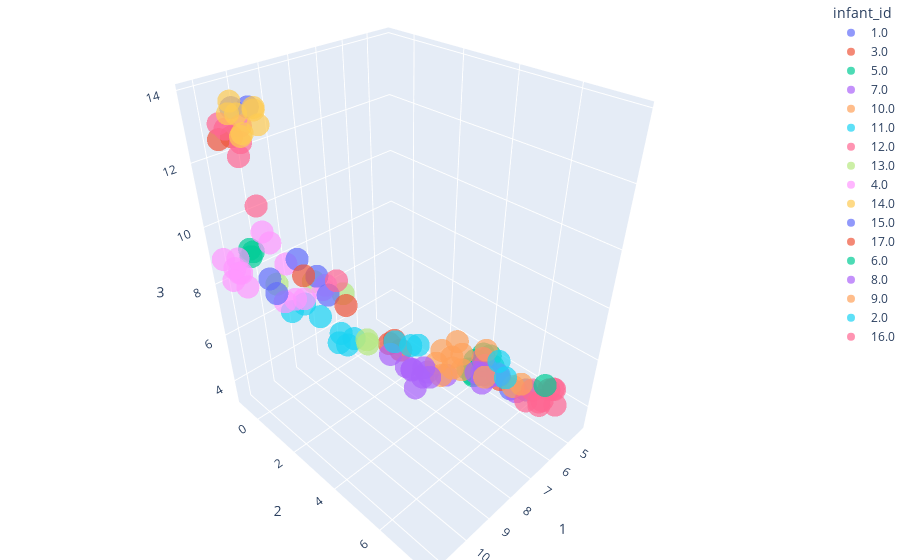

The cell this chart's notebook holds for it:
### Markdown cell above
### Infant clustering

### Code cell
fig = px.scatter_3d(umap_braycurtis_metadata_merged,
                    x=1,
                    y=2,
                    z=3,
                    color='infant_id',
                    opacity=0.7)

fig.update_layout(margin=dict(l=0, r=0, b=0, t=0))
fig.show()

### Figure 1 — Plotly figure (JSON) as saved in the notebook; plotly's stock layout.template omitted (floating-point values rounded to 4 significant figures)
{"data": [{"hovertemplate": "infant_id=1.0<br>1=%{x}<br>2=%{y}<br>3=%{z}<extra></extra>", "legendgroup": "1.0", "marker": {"color": "#636efa", "opacity": 0.7, "symbol": "circle"}, "mode": "markers", "name": "1.0", "scene": "scene", "showlegend": true, "type": "scatter3d", "x": [5.557, 5.637, 10.18, 10.49, 5.251], "y": [4.663, 5.94, -0.04545, -0.3425, 6.281], "z": [4.192, 4.477, 13.52, 13.5, 4.397]}, {"hovertemplate": "infant_id=3.0<br>1=%{x}<br>2=%{y}<br>3=%{z}<extra></extra>", "legendgroup": "3.0", "marker": {"color": "#EF553B", "opacity": 0.7, "symbol": "circle"}, "mode": "markers", "name": "3.0", "scene": "scene", "showlegend": true, "type": "scatter3d", "x": [8.691, 8.669, 7.289, 7.483, 8.67, 11.12, 11.1], "y": [3.532, 3.998, 6.634, 6.245, 3.727, -0.09954, 0.541], "z": [6.785, 6.8, 6.466, 6.539, 7.014, 12.89, 13.16]}, {"hovertemplate": "infant_id=5.0<br>1=%{x}<br>2=%{y}<br>3=%{z}<extra></extra>", "legendgroup": "5.0", "marker": {"color": "#00cc96", "opacity": 0.7, "symbol": "circle"}, "mode": "markers", "name": "5.0", "scene": "scene", "showlegend": true, "type": "scatter3d", "x": [10.66, 10.48, 4.601, 4.968, 4.391, 4.606, 4.308, 4.906, 4.39, 5.042, 5.448, 5.434, 10.58], "y": [-0.218, -0.5609, 3.839, 4.492, 4.288, 3.636, 4.068, 3.583, 3.817, 3.909, 4.253, 4.159, -0.1803], "z": [9.045, 9.064, 3.461, 3.714, 3.58, 3.583, 3.876, 3.325, 3.86, 3.387, 3.804, 4.048, 9.199]}, {"hovertemplate": "infant_id=7.0<br>1=%{x}<br>2=%{y}<br>3=%{z}<extra></extra>", "legendgroup": "7.0", "marker": {"color": "#ab63fa", "opacity": 0.7, "symbol": "circle"}, "mode": "markers", "name": "7.0", "scene": "scene", "showlegend": true, "type": "scatter3d", "x": [6.178, 4.971, 4.693, 7.537, 7.696, 6.808, 7.472, 7.088, 8.393], "y": [6.514, 4.346, 4.729, 3.822, 3.508, 4.19, 3.288, 3.617, 3.256], "z": [5.123, 4.031, 3.706, 4.853, 5.049, 4.69, 4.795, 4.632, 5.999]}, {"hovertemplate": "infant_id=10.0<br>1=%{x}<br>2=%{y}<br>3=%{z}<extra></extra>", "legendgroup": "10.0", "marker": {"color": "#FFA15A", "opacity": 0.7, "symbol": "circle"}, "mode": "markers", "name": "10.0", "scene": "scene", "showlegend": true, "type": "scatter3d", "x": [6.411, 8.514, 8.71, 8.353, 8.412, 8.18, 8.05], "y": [6.531, 5.268, 5.641, 5.322, 5.746, 5.589, 5.837], "z": [5.516, 7.004, 6.912, 7.412, 7.47, 6.809, 6.82]}, {"hovertemplate": "infant_id=11.0<br>1=%{x}<br>2=%{y}<br>3=%{z}<extra></extra>", "legendgroup": "11.0", "marker": {"color": "#19d3f3", "opacity": 0.7, "symbol": "circle"}, "mode": "markers", "name": "11.0", "scene": "scene", "showlegend": true, "type": "scatter3d", "x": [9.613, 9.695, 9.812, 9.836, 10.41, 9.996, 9.848], "y": [3.033, 2.55, 2.964, 2.603, 1.215, 1.281, 1.81], "z": [7.231, 7.189, 7.066, 6.947, 7.663, 7.753, 7.487]}, {"hovertemplate": "infant_id=12.0<br>1=%{x}<br>2=%{y}<br>3=%{z}<extra></extra>", "legendgroup": "12.0", "marker": {"color": "#FF6692", "opacity": 0.7, "symbol": "circle"}, "mode": "markers", "name": "12.0", "scene": "scene", "showlegend": true, "type": "scatter3d", "x": [10.41, 10.22, 10.69, 10.38, 10.54, 11.18, 6.183, 7.69, 5.584, 5.675, 5.828, 6.175, 6.13, 5.797, 5.332, 5.595], "y": [-0.1325, -0.2573, -0.4552, -0.3163, -0.2499, 0.1344, 7.341, 6.269, 7.461, 7.158, 7.161, 6.887, 7.042, 7.68, 7.137, 7.425], "z": [13.05, 10.55, 12.94, 12.51, 12.18, 13.4, 5.282, 7.293, 5.472, 4.846, 4.749, 4.997, 5.535, 5.115, 5.054, 5.47]}, {"hovertemplate": "infant_id=13.0<br>1=%{x}<br>2=%{y}<br>3=%{z}<extra></extra>", "legendgroup": "13.0", "marker": {"color": "#B6E880", "opacity": 0.7, "symbol": "circle"}, "mode": "markers", "name": "13.0", "scene": "scene", "showlegend": true, "type": "scatter3d", "x": [9.185, 10.09, 8.819, 9.072, 9.258], "y": [0.688, 0.06453, 1.653, 2.968, 3.222], "z": [7.868, 7.911, 7.714, 6.822, 6.926]}, {"hovertemplate": "infant_id=4.0<br>1=%{x}<br>2=%{y}<br>3=%{z}<extra></extra>", "legendgroup": "4.0", "marker": {"color": "#FF97FF", "opacity": 0.7, "symbol": "circle"}, "mode": "markers", "name": "4.0", "scene": "scene", "showlegend": true, "type": "scatter3d", "x": [11.26, 11.1, 10.78, 11.01, 11.0, 10.84, 9.981, 10.17, 11.22, 8.92, 8.849, 9.706, 10.07, 9.841, 9.748], "y": [-0.363, -0.1224, -0.8019, -0.05844, -0.6821, -0.7333, -0.2023, -0.2446, -0.8607, 0.7922, 0.8468, 0.09379, 0.3513, 0.5879, 0.9383], "z": [8.422, 8.72, 8.751, 8.211, 8.564, 8.299, 9.228, 9.667, 8.909, 7.48, 7.638, 8.485, 7.376, 7.478, 7.634]}, {"hovertemplate": "infant_id=14.0<br>1=%{x}<br>2=%{y}<br>3=%{z}<extra></extra>", "legendgroup": "14.0", "marker": {"color": "#FECB52", "opacity": 0.7, "symbol": "circle"}, "mode": "markers", "name": "14.0", "scene": "scene", "showlegend": true, "type": "scatter3d", "x": [10.5, 10.31, 10.39, 10.72, 10.76, 10.86, 11.06, 10.44], "y": [-0.05301, 0.4297, 0.554, 0.0188, 0.3198, 0.649, 0.4556, 0.7675], "z": [12.8, 13.67, 13.66, 13.83, 13.59, 13.2, 13.72, 13.35]}, {"hovertemplate": "infant_id=15.0<br>1=%{x}<br>2=%{y}<br>3=%{z}<extra></extra>", "legendgroup": "15.0", "marker": {"color": "#636efa", "opacity": 0.7, "symbol": "circle"}, "mode": "markers", "name": "15.0", "scene": "scene", "showlegend": true, "type": "scatter3d", "x": [9.452, 10.37, 10.34, 9.138, 9.208], "y": [0.344, 0.1606, 0.3913, 0.8296, 1.419], "z": [8.651, 8.295, 7.857, 8.112, 7.74]}, {"hovertemplate": "infant_id=17.0<br>1=%{x}<br>2=%{y}<br>3=%{z}<extra></extra>", "legendgroup": "17.0", "marker": {"color": "#EF553B", "opacity": 0.7, "symbol": "circle"}, "mode": "markers", "name": "17.0", "scene": "scene", "showlegend": true, "type": "scatter3d", "x": [8.901, 9.36], "y": [1.859, 0.4572], "z": [7.417, 8.057]}, {"hovertemplate": "infant_id=6.0<br>1=%{x}<br>2=%{y}<br>3=%{z}<extra></extra>", "legendgroup": "6.0", "marker": {"color": "#00cc96", "opacity": 0.7, "symbol": "circle"}, "mode": "markers", "name": "6.0", "scene": "scene", "showlegend": true, "type": "scatter3d", "x": [6.122], "y": [7.429], "z": [5.979]}, {"hovertemplate": "infant_id=8.0<br>1=%{x}<br>2=%{y}<br>3=%{z}<extra></extra>", "legendgroup": "8.0", "marker": {"color": "#ab63fa", "opacity": 0.7, "symbol": "circle"}, "mode": "markers", "name": "8.0", "scene": "scene", "showlegend": true, "type": "scatter3d", "x": [7.225, 7.157, 7.716, 7.89, 6.752, 6.624, 6.814, 6.579, 7.257], "y": [3.853, 3.516, 3.678, 3.442, 5.609, 5.752, 5.621, 6.093, 5.738], "z": [4.651, 4.806, 4.396, 5.282, 5.264, 5.531, 5.719, 5.795, 6.132]}, {"hovertemplate": "infant_id=9.0<br>1=%{x}<br>2=%{y}<br>3=%{z}<extra></extra>", "legendgroup": "9.0", "marker": {"color": "#FFA15A", "opacity": 0.7, "symbol": "circle"}, "mode": "markers", "name": "9.0", "scene": "scene", "showlegend": true, "type": "scatter3d", "x": [7.958, 8.015, 7.467, 6.751, 7.825], "y": [5.732, 5.582, 6.192, 7.009, 6.479], "z": [7.28, 7.687, 7.408, 6.175, 6.814]}, {"hovertemplate": "infant_id=2.0<br>1=%{x}<br>2=%{y}<br>3=%{z}<extra></extra>", "legendgroup": "2.0", "marker": {"color": "#19d3f3", "opacity": 0.7, "symbol": "circle"}, "mode": "markers", "name": "2.0", "scene": "scene", "showlegend": true, "type": "scatter3d", "x": [6.953, 7.093, 8.983, 8.732, 8.601], "y": [6.585, 6.396, 4.081, 4.47, 4.637], "z": [6.277, 6.885, 7.363, 7.302, 7.339]}, {"hovertemplate": "infant_id=16.0<br>1=%{x}<br>2=%{y}<br>3=%{z}<extra></extra>", "legendgroup": "16.0", "marker": {"color": "#FF6692", "opacity": 0.7, "symbol": "circle"}, "mode": "markers", "name": "16.0", "scene": "scene", "showlegend": true, "type": "scatter3d", "x": [8.665], "y": [1.173], "z": [7.88]}], "layout": {"legend": {"title": {"text": "infant_id"}, "tracegroupgap": 0}, "margin": {"b": 0, "l": 0, "r": 0, "t": 0}, "scene": {"domain": {"x": [0, 1], "y": [0, 1]}, "xaxis": {"title": {"text": "1"}}, "yaxis": {"title": {"text": "2"}}, "zaxis": {"title": {"text": "3"}}}}}
